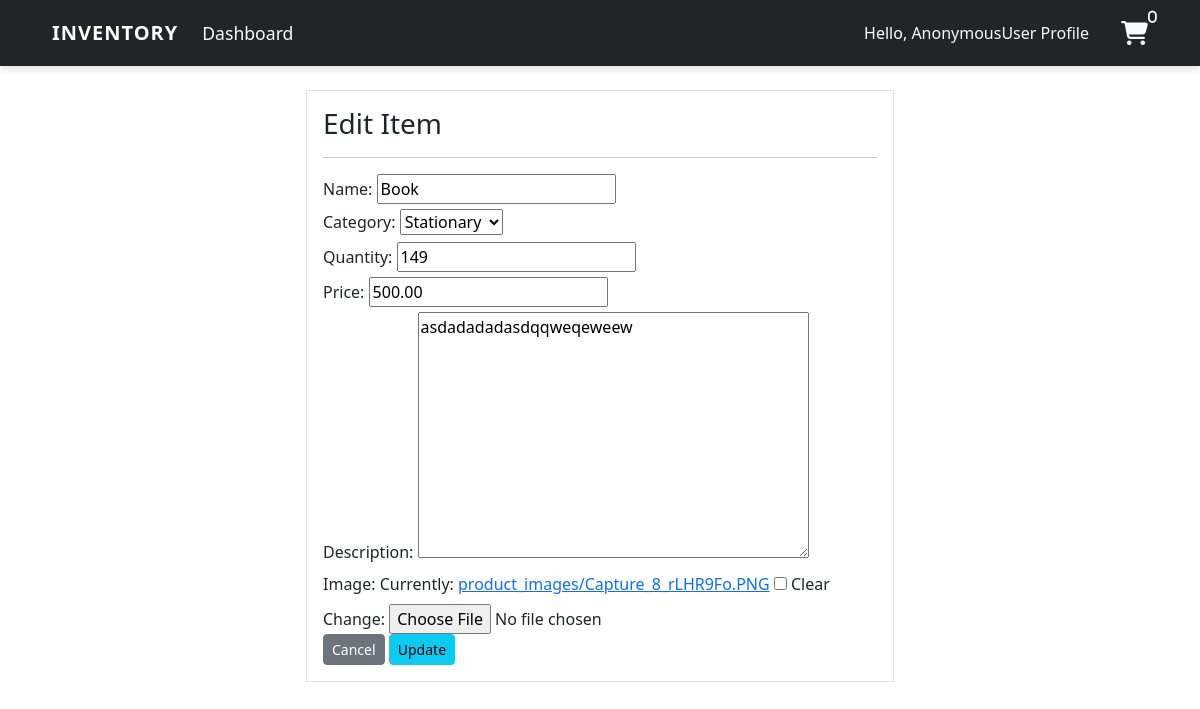
Before: /product_update/10/ with the older database file.
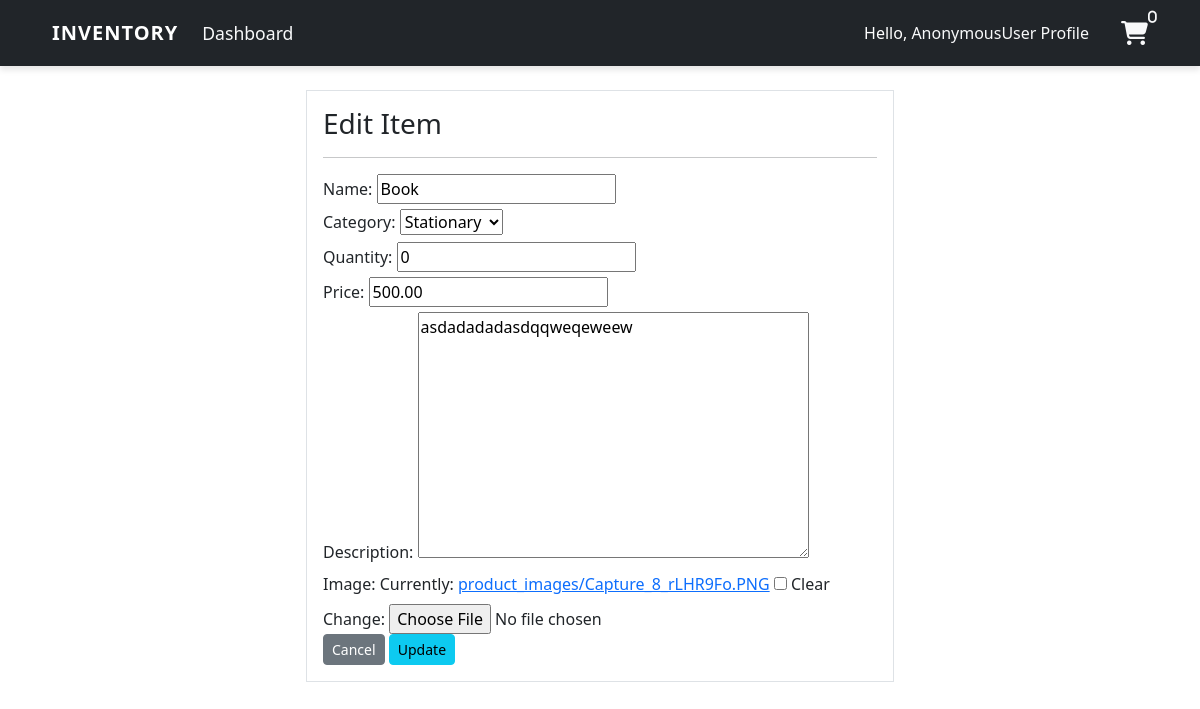
After: the same page with the newer database file.
### user/models.py (models this page shows, shortened)
class Product(models.Model):
    name = models.CharField(max_length=100, blank=True , default='Untitled Product')
    category = models.CharField(max_length=20, choices=CATEGORY, blank=True ,default='Stationary')
    quantity = models.PositiveIntegerField()
    price = models.DecimalField(max_digits=10, decimal_places=2, default=0.00)
    description = models.TextField(blank=True, null=True)
    image = models.ImageField(upload_to='product_images/', blank=True, null=True)

### user/views.py (the view)
# urls.py: path('product_update/<int:pk>/' , views.product_update , name='product_update'),
def product_update(request , pk):
    item = Product.objects.get(id=pk)
    if request.method == 'POST':
        form = ProductForm(request.POST , instance=item)
        if form.is_valid():
            form.save()
            return redirect('product')
    else:
        form = ProductForm(instance=item)
    context = {
        'form' : form
    }
    return render (request , 'dashboard/product_update.html' , context)

### user/forms.py
class ProductForm(forms.ModelForm):
    class Meta:
        model = Product
        fields= ['name' , 'category' , 'quantity' ,'price' , 'description' , 'image']

### templates/dashboard/product_update.html (shortened to what this page needs)
{% extends 'partials/base.html' %}
{% block content %}
  <div class="row my-4">
    <div class="col-md-6 offset-md-3">
      <div class="border p-3 bg-white">
        <h3>Edit Item</h3>
        <hr />
        <form method="POST">
          {{form}}
          <a class="btn btn-secondary btn-sm" href=" {% url "product" %}">Cancel</a>
          <input class="btn btn-info btn-sm" type="submit" value="Update" />
        </form>
      </div>
    </div>
  </div>
{% endblock %}

Changed rows visible on the page:
changed Product "Book": quantity "149" → "0"
